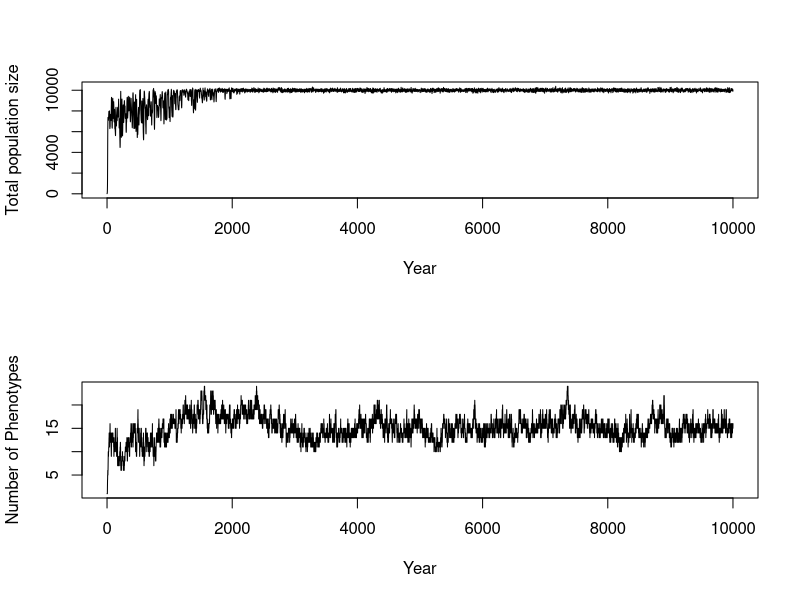
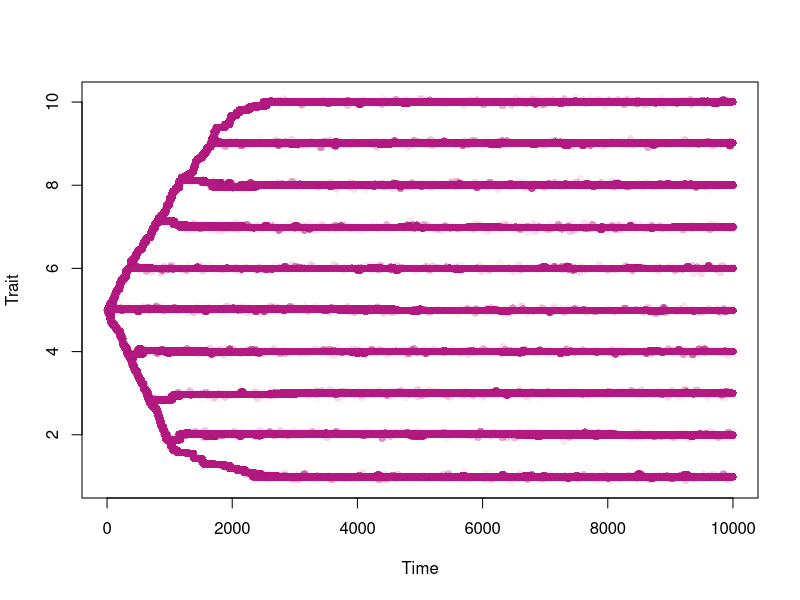

Reproduce these figures in R, in order. (Note: this script raises an error after producing the figures.)

# Biggest difference in this version is that there is only one trait and adults and juvenile share a resource



# Full function ----------------------------------------------------------------

resourceCompetitionSLC <- function(popSize, resProp, resFreq, resGen=matrix(c(0.1,0.1),ncol=1, nrow=2), im = 0.001, 
                                   fmax = 2, kA = 0.5, kJ = 0.5, mutProb=0.001, mutVar=0.1, time.steps=200, iniP=5, 
                                   threshold = 0.005, nmorphs = 1){
  
  pop <- matrix(data = NA, ncol = 3, nrow = nmorphs)                             # Each column in this matrix is one phenotype combination.
  
  pop[,1] <- popSize
  pop[,2] <- iniP

  
  colnames(pop) <- c("Number of indivduals", "Trait", "Proxy")
  
  stats         <- matrix(data = c(0, sum(pop[,1]), nrow(pop), mean(pop[,2]), var(pop[,2])) 
                                  , nrow = 1, ncol = 5)                                                             #Where we will eventually save our stats and phenotypes
  phenotypes <- matrix(data = c(0, popSize, iniP), nrow = 1, ncol = 3)
  colnames(phenotypes) <- c("Year", "Number of indivduals", "Trait")                                        
  
  epsilon <- .Machine$double.eps^10  #Added when some number become zero, very small number
  posstrait <- seq(from = min(resProp)-1, to = max(resProp)+1, by = mutVar)
  
  for (t in 1:time.steps){
    
    # Deterministic fecundity proxy alpha ------------------------------------
    
    adults    <- pop                                                            
    alphaA    <- NULL                                                           # Will create a matrix with all alpha values
    alphaSumA <- NULL
    
    
    resPropAduMatrix <- matrix(data = resProp, ncol = length(resProp), nrow = nrow(adults), byrow = T)
    aduTrait <- adults[, 2]
    aduTraitMatrix <- matrix(data = rep(aduTrait, each = length(resProp)), ncol = length(resProp), nrow = nrow(adults), byrow = T)
    
    alphaA           <- exp(-(((aduTraitMatrix-resPropAduMatrix)^2)/(2*resGen[1,1])^2)) + epsilon                 # Calculation of individual alpha
    adultAbund       <- adults[,1]
    adultAbundMatrix <- matrix(data = rep(adultAbund, each = length(resProp)), ncol = length(resProp), nrow = nrow(adults), byrow = T)  # Creation of a matrix with population size of each type in the rows
    alphaSumA        <- colSums((alphaA*adultAbundMatrix))                                                                         # Creation of matrix that reflects both the trait but also number of individuals in type
    
    
    RdivAlphaSumA       <- resFreq/alphaSumA
    RdivAlphaSumATrans  <- matrix(data = RdivAlphaSumA)
    
    Fec <- alphaA%*%RdivAlphaSumATrans
    adults[,3] <- fmax*(Fec/(kA+Fec)) 
    
    
    
    # Spawning of offspring -------------------------------------------------
    
    juveniles <- adults                                                         # Create a matrix were we will add juveniles into
                                                      
    
    juveniles[,1] <- rpois(n = nrow(juveniles), lambda = juveniles[,1]*juveniles[,3]) 
    
    # Mutation of offspring -------------------------------------------------
    
    probs <- juveniles[,1]/sum(juveniles[, 1])  # Generates probability of morph being mutated based upon number of individuals.
    N.mut <- as.numeric(rbinom(n = 1, size = sum(juveniles[, 1]), prob = mutProb))
    
    
    if(N.mut > 0){
      random.choice <- c()
      mutation.pos <- c()
      
      for (m in 1:length(N.mut)){
        random.choice <- rmultinom(n = 1 , size = 1, prob = probs)              # Randomly chooses which morphs to mutate based on probs
        mutation.pos[m] <- as.numeric(which(random.choice == 1))
      }
      
      for (i in  1:length(mutation.pos)){
        
        mutChange <- rnorm(n=1, mean=0, sd=mutVar)
        juveniles[mutation.pos[i], 1] <- juveniles[mutation.pos[i], 1] - 1       # Removes the mutated individual from the morph
        
        new.morph <- matrix(data = c(1, juveniles[mutation.pos[i], 2] + mutChange, 0),  #Changes trait to a new trait and adds it to the juveniles
                            ncol = ncol(juveniles), nrow = 1)
        juveniles <- rbind(juveniles, new.morph)
        
      }
    }
    
    
    
    # Kill off offspring -----------------------------------------------------
    
  
    alphaSumJ <- NULL
    alphaJ    <- NULL
   
    resPropJuvMatrix <- matrix(data = resProp, ncol = length(resProp), nrow = nrow(juveniles), byrow = T)
    juvTrait <- juveniles[,2]
    juvTraitMatrix <- matrix(data = rep(juvTrait, each = length(resProp)), ncol = length(resProp), nrow = nrow(juveniles), byrow = T)
    
    alphaJ            <- exp(-(((juvTraitMatrix-resPropJuvMatrix)^2)/(2*resGen[2,1]^2))) + epsilon
    juvenAbund        <- juveniles[,1]
    juvenAbundMatrix  <- matrix(data = rep(juvenAbund, each = length(resProp)), ncol = length(resProp), nrow = nrow(juveniles), byrow = T)  # Creation of a matrix with population size of each type in the rows
    alphaSumJ         <- colSums(alphaJ*juvenAbundMatrix)                                                                         # Creation of matrix that reflects both the trait but also number of individuals in type
    
    
    RdivAlphaSumJ     <- resFreq/alphaSumJ
    RdivAlphaSumJTrans   <- matrix(data = RdivAlphaSumJ)
    
    
    Sur <- alphaJ%*%RdivAlphaSumJTrans
    juveniles[,3] <- (Sur/(kJ+Sur)) 
    
    
    
    
    juveniles[,1] <- rbinom(n = nrow(juveniles) , size = juveniles[,1], prob = juveniles[,3])
    
    
    pop <- juveniles[juveniles[, 1] != 0, , drop = FALSE]                        # all adults die after reproducing, so the new generation is only juveniles, and all rows with zero individuals are removed.
    
    # Adding immigrants ---------------------------------------------------------------------
    
    #if (runif(1) < im){
    
    # trait <- sample(x = posstrait, size = 1)
    
    #  if(sum(pop[,2] == trait) == 0) {                   # Checks wheter a exact match of immigrant already exists
    #   rbind(pop, c(1, trait, NA))
    # } else{
    #   same <- which(pop[,2] == trait)
    #   pop[same,1] <- pop[same,1]+1
    # }
    
    # }
    
    
    # extract stats and phenotype ---------------------------------------------
    
    if(nrow(pop) == 0){                                                          # Checks whether population has reached zero, then it breaks the for loop.                                   
      print("Population extinction")
      break
    }
    
    stats <- rbind(stats, c(t, sum(pop[,1]), nrow(pop), mean(pop[,2]), var(pop[,2]))) 
    
    pStats <- cbind(rep(t, nrow(pop)), pop[,1], pop[,2])
    phenotypes <- rbind(phenotypes, pStats)
    
    
  }
  
  #return output  ------------------------------------------------------------
  colnames(stats) <- c("year", "population size", "Number of morphs", "mean trait", "var trait")
  rownames(phenotypes) <- NULL
  
  # Removing any morphs of very low abundance
    pop <- pop[pop[, 1] > threshold*stats[nrow(stats), 2], , drop = FALSE] 
    
    LastStats <- cbind(time.steps, sum(pop[,1]), nrow(pop), mean(pop[,2]), var(pop[,2])) 
    LastPheno <- cbind(rep(time.steps, nrow(pop)), pop[,1], pop[,2])
    
    colnames(LastStats) <- c("year", "population size", "Number of morphs", "mean trait", "var trait")
    colnames(LastPheno) <- c("Year", "Number of indivduals", "Trait")  
   
  
  return(list(stats=stats, phenotypes=phenotypes, LastPheno = LastPheno, LastStats = LastStats))                                 #returns both the stats and the phenotype
  
  
}







resource.frequency <- c(0.1, 0.1, 0.1, 0.1, 0.1, 0.1, 0.1, 0.1, 0.1, 0.1)           # res. freq. 
resource.property <- c(1, 2, 3, 4, 5, 6, 7, 8, 9, 10)             # res. property 
abundance <- 15000
resource.abundance <- abundance*resource.frequency

outputSLC <- resourceCompetitionSLC(resProp=resource.property, resFreq=resource.abundance, popSize = 10, mutProb=0.001, mutVar=0.05, time.steps = 10000)

statsSLC <- outputSLC$stats
phenotypesSLC <- outputSLC$phenotypes
LastPhenoSLC <- outputSLC$LastPheno
LastStatsSLC <- outputSLC$LastStats

# Plotting  -------------------------------------------------------------------

par(mfrow=c(2,1))


plot(x = statsSLC[, 1], y = statsSLC[, 2], xlab = "Year", ylab = "Total population size", type = "l")

plot(x = statsSLC[, 1], y = statsSLC[, 3], xlab = "Year", ylab = "Number of Phenotypes", type = "l")

par(mfrow=c(1,1))

pColors <- rgb(0.7, 0.1, 0.5, alpha = (phenotypesSLC[,2]/(100+phenotypesSLC[,2])))
plot(x = phenotypesSLC[, 1], y = phenotypesSLC[,3], col = pColors, ylab = "Trait", xlab = "Time", pch = 16)


# Making some species cuts

# -----------------------------Making some cuts on the number of species:


last_year_dataSLC <- phenodataSLC[phenodataSLC$Year == max(phenodataSLC$Year), ]
last_year_dataS <- subset(last_year_dataSLC, select = -Year)
last_year_dataS <- subset(last_year_dataS, select = -Num_Individuals)
rownames(last_year_dataS) <- NULL
rownames(last_year_dataSLC) <- NULL


distance_matrix <- as.matrix(dist(last_year_dataS[, 1, drop = FALSE], method = "euclidean"))


distance_matrix[lower.tri(distance_matrix)] <- NA



# Set a threshold for similarity (adjust as needed)
threshold <- 0.2

# Find indices of individuals to keep


same <- which(distance_matrix < threshold, arr.ind = T)
same <- same[same[, 1]-same[,2] != 0, , drop = FALSE]
rownames(same) <- NULL


# Initialize an empty list to store groups
groups <- list()

# Function to find group index for a species
find_group <- function(species_id) {
  for (i in seq_along(groups)) {
    if (species_id %in% unlist(groups[[i]])) {
      return(i)
    }
  }
  return(0)
}

# Iterate over rows in the matrix
for (i in 1:nrow(same)) {
  species1 <- same[i, 1]
  species2 <- same[i, 2]
  
  # Find groups for each species
  group1 <- find_group(species1)
  group2 <- find_group(species2)
  
  if (group1 == 0 & group2 == 0) {
    # Create a new group
    groups <- c(groups, list(c(species1, species2)))
  } else if (group1 == 0) {
    # Add species1 to the group containing species2
    groups[[group2]] <- c(groups[[group2]], species1)
  } else if (group2 == 0) {
    # Add species2 to the group containing species1
    groups[[group1]] <- c(groups[[group1]], species2)
  } else if (group1 != group2) {
    # Merge two groups
    groups[[group1]] <- c(groups[[group1]], groups[[group2]])
    groups <- groups[-group2]
  }
}

# Filter out duplicate species in each group
groups <- lapply(groups, function(group) unique(group))

rownames(last_year_dataSLC) <- NULL
final_data <- last_year_dataSLC         # Place to store filtered data
total.sub <- c()                     # Place to store subspecies

#Add population count of "subspecies" to main species

for(i in seq_along(groups)){
  combo <- NULL
  combo <- groups[[i]]
  main <- combo[which.max(final_data[combo,3])]
  sub <- combo[-which.max(final_data[combo,3])]
  final_data[main,3] <- final_data[main,3] + sum(final_data[sub,3])
  total.sub <- rbind(c(total.sub, sub))
  
}
# Remove subspecies
final_data <- final_data[-total.sub, ]

Total_species_SLC <- as.numeric(nrow(final_data))




# Plotting filtered data
color_palette <- mako(length(final_data$Adult_Trait))

ggplot(final_data, aes(x = Juvenile_Trait, y = Adult_Trait)) +
  geom_point(aes(size=Num_Individuals), color = color_palette) +                                  # Add points
  labs(x = "Juvenile Trait", y = "Adult Trait", size = "Number of individuals") +                 # Labels for the axes
  theme_minimal(base_family = "LM Roman 10", base_size = 18)




sum(final_data[,4])
sum(last_year_data[,4])
